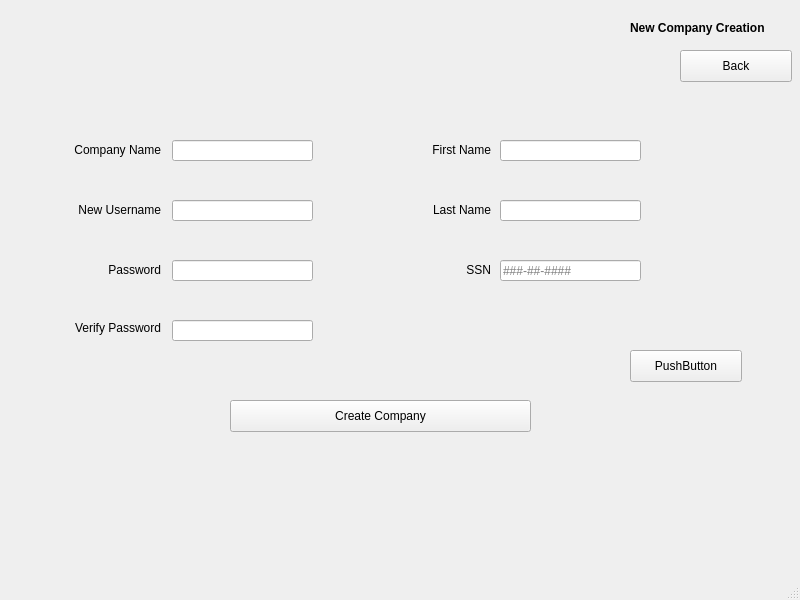
<?xml version="1.0" encoding="UTF-8"?>
<ui version="4.0">
 <class>WindowNewCompany</class>
 <widget class="QMainWindow" name="WindowNewCompany">
  <property name="geometry">
   <rect>
    <x>0</x>
    <y>0</y>
    <width>800</width>
    <height>600</height>
   </rect>
  </property>
  <property name="windowTitle">
   <string>MainWindow</string>
  </property>
  <widget class="QWidget" name="centralwidget">
   <widget class="QLabel" name="label">
    <property name="geometry">
     <rect>
      <x>630</x>
      <y>20</y>
      <width>151</width>
      <height>16</height>
     </rect>
    </property>
    <property name="font">
     <font>
      <weight>75</weight>
      <bold>true</bold>
     </font>
    </property>
    <property name="text">
     <string>New Company Creation</string>
    </property>
   </widget>
   <widget class="QPushButton" name="pushButtonNewCompanyDone">
    <property name="geometry">
     <rect>
      <x>230</x>
      <y>400</y>
      <width>301</width>
      <height>32</height>
     </rect>
    </property>
    <property name="text">
     <string>Create Company</string>
    </property>
   </widget>
   <widget class="QLabel" name="label_2">
    <property name="geometry">
     <rect>
      <x>60</x>
      <y>140</y>
      <width>101</width>
      <height>20</height>
     </rect>
    </property>
    <property name="text">
     <string>Company Name</string>
    </property>
    <property name="alignment">
     <set>Qt::AlignRight|Qt::AlignTrailing|Qt::AlignVCenter</set>
    </property>
   </widget>
   <widget class="QLabel" name="label_3">
    <property name="geometry">
     <rect>
      <x>70</x>
      <y>200</y>
      <width>91</width>
      <height>20</height>
     </rect>
    </property>
    <property name="text">
     <string>New Username</string>
    </property>
    <property name="alignment">
     <set>Qt::AlignRight|Qt::AlignTrailing|Qt::AlignVCenter</set>
    </property>
   </widget>
   <widget class="QLabel" name="label_4">
    <property name="geometry">
     <rect>
      <x>100</x>
      <y>260</y>
      <width>61</width>
      <height>20</height>
     </rect>
    </property>
    <property name="text">
     <string>Password</string>
    </property>
    <property name="alignment">
     <set>Qt::AlignRight|Qt::AlignTrailing|Qt::AlignVCenter</set>
    </property>
   </widget>
   <widget class="QLabel" name="label_5">
    <property name="geometry">
     <rect>
      <x>60</x>
      <y>320</y>
      <width>101</width>
      <height>16</height>
     </rect>
    </property>
    <property name="text">
     <string>Verify Password</string>
    </property>
    <property name="alignment">
     <set>Qt::AlignRight|Qt::AlignTrailing|Qt::AlignVCenter</set>
    </property>
   </widget>
   <widget class="QLineEdit" name="lineEdit_company_name">
    <property name="geometry">
     <rect>
      <x>172</x>
      <y>140</y>
      <width>141</width>
      <height>21</height>
     </rect>
    </property>
    <property name="maxLength">
     <number>30</number>
    </property>
   </widget>
   <widget class="QLineEdit" name="lineEdit_verify_password">
    <property name="geometry">
     <rect>
      <x>172</x>
      <y>320</y>
      <width>141</width>
      <height>21</height>
     </rect>
    </property>
    <property name="inputMethodHints">
     <set>Qt::ImhHiddenText|Qt::ImhNoAutoUppercase|Qt::ImhNoPredictiveText|Qt::ImhSensitiveData</set>
    </property>
    <property name="maxLength">
     <number>20</number>
    </property>
    <property name="echoMode">
     <enum>QLineEdit::Password</enum>
    </property>
   </widget>
   <widget class="QLineEdit" name="lineEdit_password">
    <property name="geometry">
     <rect>
      <x>172</x>
      <y>260</y>
      <width>141</width>
      <height>21</height>
     </rect>
    </property>
    <property name="inputMethodHints">
     <set>Qt::ImhHiddenText|Qt::ImhNoAutoUppercase|Qt::ImhNoPredictiveText|Qt::ImhSensitiveData</set>
    </property>
    <property name="maxLength">
     <number>20</number>
    </property>
    <property name="echoMode">
     <enum>QLineEdit::Password</enum>
    </property>
   </widget>
   <widget class="QLineEdit" name="lineEdit_new_username">
    <property name="geometry">
     <rect>
      <x>172</x>
      <y>200</y>
      <width>141</width>
      <height>21</height>
     </rect>
    </property>
    <property name="maxLength">
     <number>20</number>
    </property>
   </widget>
   <widget class="QLabel" name="label_6">
    <property name="geometry">
     <rect>
      <x>420</x>
      <y>140</y>
      <width>71</width>
      <height>20</height>
     </rect>
    </property>
    <property name="text">
     <string>First Name</string>
    </property>
    <property name="alignment">
     <set>Qt::AlignRight|Qt::AlignTrailing|Qt::AlignVCenter</set>
    </property>
   </widget>
   <widget class="QLabel" name="label_7">
    <property name="geometry">
     <rect>
      <x>420</x>
      <y>200</y>
      <width>71</width>
      <height>20</height>
     </rect>
    </property>
    <property name="text">
     <string>Last Name</string>
    </property>
    <property name="alignment">
     <set>Qt::AlignRight|Qt::AlignTrailing|Qt::AlignVCenter</set>
    </property>
   </widget>
   <widget class="QLabel" name="label_9">
    <property name="geometry">
     <rect>
      <x>460</x>
      <y>260</y>
      <width>31</width>
      <height>20</height>
     </rect>
    </property>
    <property name="text">
     <string>SSN</string>
    </property>
    <property name="alignment">
     <set>Qt::AlignRight|Qt::AlignTrailing|Qt::AlignVCenter</set>
    </property>
   </widget>
   <widget class="QLineEdit" name="lineEdit_ssn">
    <property name="geometry">
     <rect>
      <x>500</x>
      <y>260</y>
      <width>141</width>
      <height>21</height>
     </rect>
    </property>
    <property name="maxLength">
     <number>11</number>
    </property>
    <property name="placeholderText">
     <string>###-##-####</string>
    </property>
   </widget>
   <widget class="QLineEdit" name="lineEdit_last_name">
    <property name="geometry">
     <rect>
      <x>500</x>
      <y>200</y>
      <width>141</width>
      <height>21</height>
     </rect>
    </property>
    <property name="maxLength">
     <number>30</number>
    </property>
   </widget>
   <widget class="QLineEdit" name="lineEdit_first_name">
    <property name="geometry">
     <rect>
      <x>500</x>
      <y>140</y>
      <width>141</width>
      <height>21</height>
     </rect>
    </property>
    <property name="maxLength">
     <number>30</number>
    </property>
   </widget>
   <widget class="QPushButton" name="pushButton">
    <property name="geometry">
     <rect>
      <x>680</x>
      <y>50</y>
      <width>112</width>
      <height>32</height>
     </rect>
    </property>
    <property name="text">
     <string>Back</string>
    </property>
   </widget>
   <widget class="QLabel" name="label_8">
    <property name="geometry">
     <rect>
      <x>10</x>
      <y>10</y>
      <width>61</width>
      <height>31</height>
     </rect>
    </property>
    <property name="text">
     <string/>
    </property>
    <property name="pixmap">
     <pixmap resource="logo.qrc">:/new/prefix1/logo.png</pixmap>
    </property>
    <property name="scaledContents">
     <bool>true</bool>
    </property>
   </widget>
   <widget class="QPushButton" name="pushButton_2">
    <property name="geometry">
     <rect>
      <x>630</x>
      <y>350</y>
      <width>112</width>
      <height>32</height>
     </rect>
    </property>
    <property name="text">
     <string>PushButton</string>
    </property>
   </widget>
   <zorder>label</zorder>
   <zorder>pushButtonNewCompanyDone</zorder>
   <zorder>label_2</zorder>
   <zorder>label_3</zorder>
   <zorder>label_4</zorder>
   <zorder>label_5</zorder>
   <zorder>lineEdit_company_name</zorder>
   <zorder>lineEdit_verify_password</zorder>
   <zorder>lineEdit_password</zorder>
   <zorder>label_6</zorder>
   <zorder>label_7</zorder>
   <zorder>label_9</zorder>
   <zorder>lineEdit_ssn</zorder>
   <zorder>lineEdit_last_name</zorder>
   <zorder>lineEdit_first_name</zorder>
   <zorder>pushButton</zorder>
   <zorder>label_8</zorder>
   <zorder>lineEdit_new_username</zorder>
   <zorder>pushButton_2</zorder>
  </widget>
  <widget class="QMenuBar" name="menubar">
   <property name="geometry">
    <rect>
     <x>0</x>
     <y>0</y>
     <width>800</width>
     <height>22</height>
    </rect>
   </property>
  </widget>
  <widget class="QStatusBar" name="statusbar"/>
 </widget>
 <tabstops>
  <tabstop>lineEdit_company_name</tabstop>
  <tabstop>lineEdit_new_username</tabstop>
  <tabstop>lineEdit_password</tabstop>
  <tabstop>lineEdit_verify_password</tabstop>
  <tabstop>lineEdit_first_name</tabstop>
  <tabstop>lineEdit_last_name</tabstop>
  <tabstop>lineEdit_ssn</tabstop>
  <tabstop>pushButtonNewCompanyDone</tabstop>
  <tabstop>pushButton</tabstop>
 </tabstops>
 <resources>
  <include location="logo.qrc"/>
 </resources>
 <connections/>
</ui>
